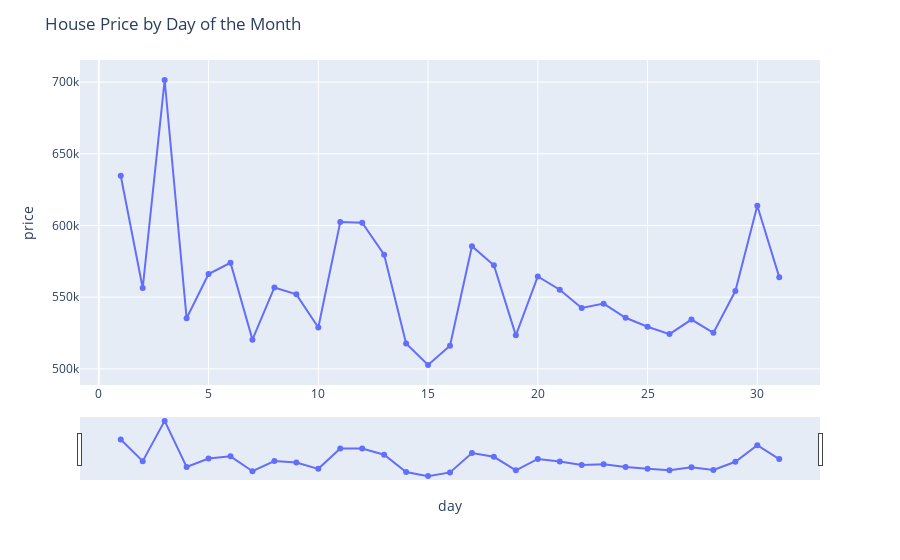

Notebook source saved alongside this figure:
### Markdown cell above
The outlier is on July 3rd so that is why we see a spike

### Code cell
# create figure using plotly
fig = px.scatter(data_frame = days, x = 'day', y = 'price')
fig.update_traces(mode = 'markers+lines')
fig.update_layout(title = 'House Price by Day of the Month')
fig.update_xaxes(rangeslider_visible = True)

### Figure 1 — Plotly figure (JSON) as saved in the notebook; plotly's stock layout.template omitted (floating-point values rounded to 4 significant figures)
{"data": [{"hovertemplate": "day=%{x}<br>price=%{y}<extra></extra>", "legendgroup": "", "marker": {"color": "#636efa", "symbol": "circle"}, "mode": "markers+lines", "name": "", "orientation": "v", "showlegend": false, "type": "scatter", "x": [1, 2, 3, 4, 5, 6, 7, 8, 9, 10, 11, 12, 13, 14, 15, 16, 17, 18, 19, 20, 21, 22, 23, 24, 25, 26, 27, 28, 29, 30, 31], "xaxis": "x", "y": [634700.0, 556400.0, 701500.0, 535400.0, 566200.0, 574000.0, 520400.0, 556800.0, 552000.0, 528900.0, 602400.0, 602000.0, 579600.0, 517700.0, 502700.0, 516100.0, 585500.0, 572200.0, 523400.0, 564500.0, 555200.0, 542400.0, 545500.0, 535600.0, 529400.0, 524300.0, 534400.0, 525100.0, 554300.0, 613700.0, 564000.0], "yaxis": "y"}], "layout": {"legend": {"tracegroupgap": 0}, "margin": {"t": 60}, "title": {"text": "House Price by Day of the Month"}, "xaxis": {"anchor": "y", "domain": [0, 1], "rangeslider": {"visible": true}, "title": {"text": "day"}}, "yaxis": {"anchor": "x", "domain": [0, 1], "title": {"text": "price"}}}}
